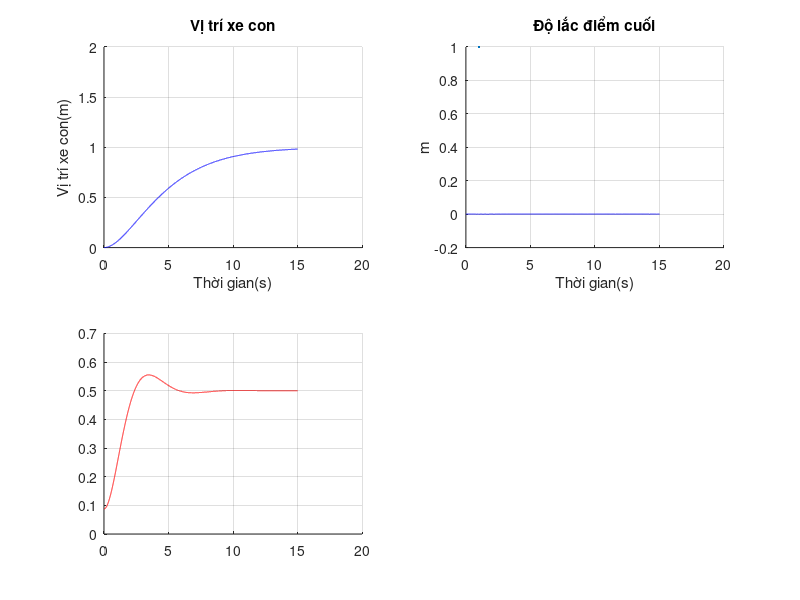

The MATLAB script that drew this image: (Note: this script raises an error after producing the figure.)
clc; clear;

pA=0.297; EI=0.754; g=9.81;
L=0.7; mw=13.1; mh=0.86; mk=0.04; m=14.15;
%%%%%%%%%%%%%%%%%%%%%%%%%%%%%%%%%%%%%%
% Chọn n,r, thời gian mô phỏng
tmax=15;
n=9;r=10000;
%%%%%%%%%%%%%%%%%%%%%%%%%%%%%%%%%%%%%%
% Chọn bộ điều khiển + SP 
sp1=1; sp2=0.5;
flag = 1;
%%%%%%%%%%%%%%%%%%%%%%%%%%%%%%%%%%%%%%
dt=tmax/(r-1);
ds=L/(n-1); 
F1=zeros(1,r);
h=zeros(1,r); h(1:3)=ds;
w3=zeros(1,r);
F2=zeros(1,r);
l=2; 
w=zeros(n,r);
%%%%%%%%%%%%%%%%%%%%%%%%%%%%%%%%%%%%%%
%                       MÔ PHỎNG
for j =3:r-1
    wsss0=(w(3,j)-2*w(2,j)+w(1,j))/(2*ds^3);
    w(1,j+1)=(F1(j+1)-EI*wsss0)*(dt^2/mw)+2*w(1,j)-w(1,j-1);
    for i=3:n-2
        S2=(-EI*dt^2)/(ds^4*pA);
        S21=-EI*dt^2/ds^3*mh;
        wssss=w(i+2,j)-4*w(i+1,j)+6*w(i,j)-4*w(i-1,j)+w(i-2,j);
        ddtx3=(w3(j)-2*w3(j-1)+w3(j-2))/(dt^2);
        dyx2=(w(l+1,j-1)-w(l-1,j-1))/2*ds;
        h(j+1)=(F2(j+1)-mh*g-mh*ddtx3*dyx2)*dt^2/mh+2*h(j)-h(j-1);
        if h(j+1)<ds
            l=2;
            h(j+1)=ds;
        end
        if h(j+1)>L-ds
            l=n-1;
            h(j+1)=L-ds;
        end
        if h(j+1)> ds && h(j+1)<L-ds
            l= ceil(h(j+1)/ds);
        end
        if i == l
        w(i,j+1) =S21*wssss+2*w(i,j)-w(i,j-1);
        w3(j+1)=w(i,j+1)-w(1,j+1);
        end
        if i ~= l 
        w(i,j+1)=S2*wssss+2*w(i,j)-w(i,j-1);
        w3(j+1)=w(i,j+1)-w(1,j+1);
        end
     end
     S3=(EI*(dt^2))/(mk*2*ds^3);
     w(2,j+1)=w(1,j+1);
     wsssl=(-2*w(n,j)+3*w(n-1,j)-w(n-2,j));
     w(n,j+1)=2*w(n,j)-w(n,j-1)+S3*wsssl;
     w(n-1,j+1)=(w(n,j+1)+w(n-2,j+1))/2;
    %%%%%%%%%%%%%%%%%%%%%%%%%%%%%%%%%%%%%%%%%%%%%%%%%%%%%%%%%%%%%%%%%%%%%%%%%%
    %%%%%%%%%%%%%%%%%%%%%%%%%%%%%%%%%%%%%%%%%%%%%%%%%%%%%%%%%%%%%%%%%%%%%%%%%%
    %%%%%%%%%%%%%%%%%%%%%%%%%%%%%%%%%%%%%%%%%%%%%%%%%%%%%%%%%%%%%%%%%%%%                              
    %%%%%%%%%%%%%%%%%%%%%%%%%%%%%%%%%%%%%%%%%%%%%%%%%%%%%%%%%%%%%%%%%%%
    % flag = 0 = check 
    % flag = 1 = robust - PD
    % flag = 2 = barrier
    if flag == 0
        F1(1:r/2)=10;
        F1(r/2:r)=0;
        F2(1:r/2)=0;
        check2= zeros(1,r);
    end
    %%%%%%%%%%%%%%%%%%%%%%%%%%%%%%%%%%%%%%%%%%%%%%%%%%%%%%%%%%%%%%%%%%%%                              
    if flag == 1 
        %ROBUST-PD
        %thông số robust - PD
        k1 = -2; kx = 10;
        kn = 1;
        %%%%%%%%%%%%%%%%%%%%%%%%%%%%%%%%%%%%%%%%%%%%%%%%%%%%%%%%%%%%%%%%%%%%%%  
        dx1=(w(1,j+1)-w(1,j))/dt;
        F1(j+2)=k1*(w(1,j+1)-sp1)-kx*dx1;
        if F1(j+2)>50
            F1(j+2)=50;
        end
        if F1(j+2)<-50
            F1(j+2)=-50;
        end
        S2=(w(l+1,j+1)-2*w(l,j+1)+w(l-1,j+1))/(ds^3);
        dx2=(w(l+1,j+1)-w(l-1,j+1))/(2*ds);
        dtx2=(h(j+1)-h(j))/dt;
        F2(j+2)=mh*g+EI*S2*dx2-(h(j+1)-sp2)-kn*dtx2;
        if F2(j+2)>50
            F2(j+2)=50;
        end
        if F2(j+2)<-50
            F2(j+2)=-50;
        end
    end
    %%%%%%%%%%%%%%%%%%%%%%%%%%%%%%%%%%%%%%%%%%%%%%%%%%%%%%%%%%%%%%%%%%%%                              
    if flag == 2    
    % barrier
    % thông số 
    k1=10;
    k2=0;
    k3=20;
    k0=1;
    kc=1;
    z=w(l,j+1);
    kmax=0.5;
    %%%%%%%%%%%%%%%%%%%%%%%%%%%%%%%%%%%%%%%%%%%%%%%%%%%%%%%%%%%%%%%%%%%
    dw1=(w(1,j+1)-w(1,j))/dt;
    S1=kc/((kmax^2-z^2)*2.3)+k2;
    F1(j+2)=-k1*(w(1,j+1)-sp1)-k3*dw1-S1*kmax*k0*dw1-S1*kmax;
    end
end

x=0:dt:tmax;

figure(1)
subplot(2,2,1)
grid on 
hold on
plot(x,w(1,:),'b',LineWidth=2.5);
xlabel('Thời gian(s)')
ylim([0 2])
ylabel('Vị trí xe con(m)')
title('Vị trí xe con')

subplot(2,2,2)
hold on 
grid on
plot(x,w(n,:)-w(1,:),'b',LineWidth=1);
title('Độ lắc điểm cuối');
xlabel('Thời gian(s)');
ylabel('m');
check = w3-w(1,:);

subplot(2,2,3)
hold on
grid on
plot(x,h,'r');
title('Vị trí xe nâng',LineWidth=1);
xlabel('Thời gian(s)');
ylabel('m');
title('Vị trí xe nâng');

subplot(2,2,4)
grid on
hold on
plot(x,w3,LineWidth=1)
title('Độ lắc xe nâng');
xlabel('Thời gian(s)');
ylabel('m');

figure(2)
subplot(2,1,1);
grid on;
hold on;
plot(x,F1(1:r));
title({'Lực F1'});
ylabel('Lực F1 (N)','FontSize',12);
xlabel('Thời gian (s)','FontSize',12);
